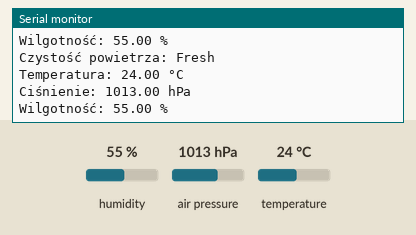
Bench run of a program on a simulated ESP32. Shown: the last lines printed to the serial monitor. The inputs (shaded band) are chosen by the test bench; at power-on: humidity 55 %, air pressure 1013 hPa, temperature 24 °C.

Above: at 4.8 s.
4.9 s: humidity set to 22 %
At 6.9 s:
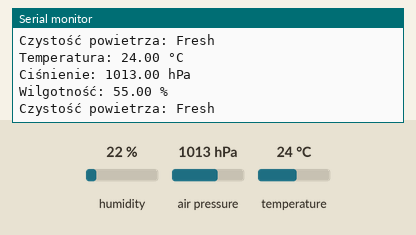
9.9 s: air pressure set to 952 hPa
At 11.4 s:
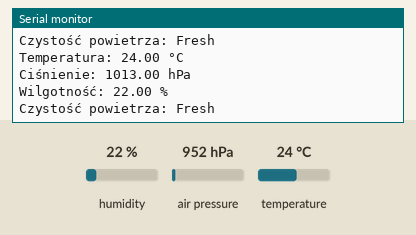
14.9 s: temperature set to 12 °C
At 16.4 s:
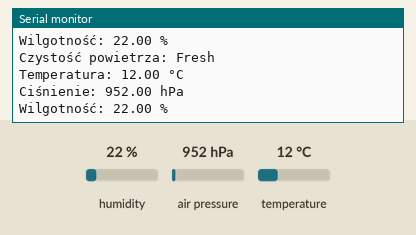

Measured:
- after the input at 14.9 s, the serial monitor: prints a new line after 1.2 s (image 3)

The program:

main.cpp
```cpp
#include <Arduino.h>
#include "Bme280.hpp"
#include "GroveMP503.hpp"

const int SDA_PIN = 22;
const int SCL_PIN = 23;
const int SIGNAL_PIN = 25;

Bme280 bme280;
GroveMP503 groveMp503;

void setup() {
  Serial.begin(9600);
  //bme280 init
  bme280.begin(SDA_PIN, SCL_PIN);
  //grovemp503 init
  groveMp503.begin(SIGNAL_PIN);
}

void loop() {
  bme280.readValuesFromSensor();
  groveMp503.readAirQualityValue();
  delay(2000);
}
```

Bme280.hpp
```cpp
#pragma once
#include <Wire.h>
#include <Adafruit_Sensor.h>
#include <Adafruit_BME280.h>

#define SEALEVELPRESSURE_HPA (1013.25)

class Bme280 {
  private:
    Adafruit_BME280 bme;

  public:
    void begin(int sda, int scl) {
      // begin wire I2C
      Wire.begin(sda, scl);

      // check sensor connect
      if (!bme.begin(0x76, &Wire)) {
        Serial.println("Nie wykryto czujnika BME280!");
        Serial.print("SensorID: 0x");
        Serial.println(bme.sensorID(), 16);
        while (true) delay(10);
      }

      Serial.println("BME280 wykryty!");
    }

    void readValuesFromSensor() {
      Serial.print("Temperatura: ");
      Serial.print(bme.readTemperature());
      Serial.println(" °C");

      Serial.print("Ciśnienie: ");
      Serial.print(bme.readPressure() / 100.0F);
      Serial.println(" hPa");

      Serial.print("Wilgotność: ");
      Serial.print(bme.readHumidity());
      Serial.println(" %");

      delay(2000);
    }
};
```

GroveMP503.hpp
```cpp
#include <Arduino.h>
using namespace std;

class GroveMP503{
    public:
        int signalPin;
        int voltageValue = 0;
        string quality = "";

        void begin(int signal){
            this->signalPin = signal;
            pinMode(signalPin, INPUT);
        }

        double getVoltageFromSensor(){
            double sensorValue = analogRead(signalPin);
            voltageValue = (sensorValue * 3300) / 4095;
            return voltageValue; //mega volts!
        }

        void readAirQualityValue(){
            // Fresh	0 – 1000
            // Good	1001 – 1500
            // Moderate	1501 – 2000
            // Poor	2001 – 2500
            // Very Poor	2501 – 3300

            if (voltageValue <= 1000) quality = "Fresh";
            else if (voltageValue <= 1500) quality = "Good";
            else if (voltageValue <= 2000) quality = "Moderate";
            else if (voltageValue <= 2500) quality = "Poor";
            else quality = "Very Poor";

            Serial.print("Czystość powietrza: ");
            Serial.println(quality.c_str());
        }
};
```
